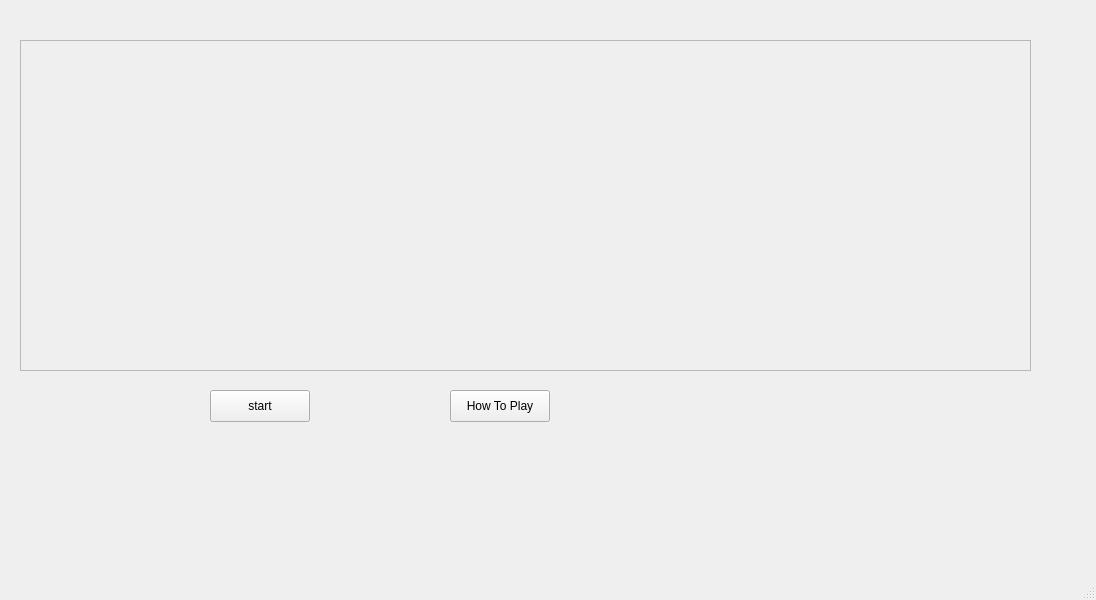
<?xml version="1.0" encoding="UTF-8"?>
<ui version="4.0">
 <class>RacingGame</class>
 <widget class="QMainWindow" name="RacingGame">
  <property name="geometry">
   <rect>
    <x>0</x>
    <y>0</y>
    <width>1096</width>
    <height>600</height>
   </rect>
  </property>
  <property name="windowTitle">
   <string>RacingGame</string>
  </property>
  <widget class="QWidget" name="centralwidget">
   <property name="autoFillBackground">
    <bool>false</bool>
   </property>
   <widget class="QFrame" name="trackFrame">
    <property name="geometry">
     <rect>
      <x>20</x>
      <y>40</y>
      <width>1011</width>
      <height>331</height>
     </rect>
    </property>
    <property name="frameShape">
     <enum>QFrame::Shape::StyledPanel</enum>
    </property>
    <property name="frameShadow">
     <enum>QFrame::Shadow::Raised</enum>
    </property>
   </widget>
   <widget class="QPushButton" name="startButton">
    <property name="geometry">
     <rect>
      <x>210</x>
      <y>390</y>
      <width>100</width>
      <height>32</height>
     </rect>
    </property>
    <property name="text">
     <string>start</string>
    </property>
   </widget>
   <widget class="QPushButton" name="howToPlayButton">
    <property name="geometry">
     <rect>
      <x>450</x>
      <y>390</y>
      <width>100</width>
      <height>32</height>
     </rect>
    </property>
    <property name="text">
     <string>How To Play</string>
    </property>
   </widget>
  </widget>
  <widget class="QMenuBar" name="menubar">
   <property name="geometry">
    <rect>
     <x>0</x>
     <y>0</y>
     <width>1096</width>
     <height>37</height>
    </rect>
   </property>
  </widget>
  <widget class="QStatusBar" name="statusbar"/>
 </widget>
 <resources/>
 <connections/>
</ui>
